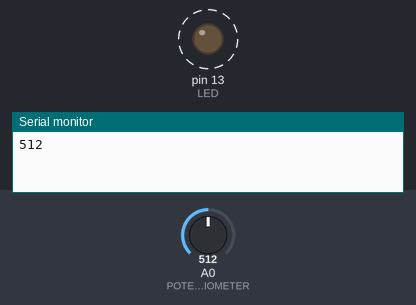
The sketch below on a simulated Arduino Uno, built with avr-gcc and run on an emulated ATmega328P. Shown: output pins drawn as LEDs (lit = HIGH), the last lines printed to the serial monitor. Dashed ring = blinking. The test bench sets the inputs (shaded band); at power-on: A0 (POTENTIOMETER) = 512.

Above: at 1.8 s.
1.9 s: A0 (POTENTIOMETER) set to 306
At 2.2 s:
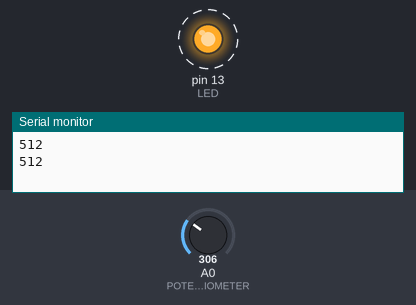
5.4 s: A0 (POTENTIOMETER) set to 122
At 5.56 s:
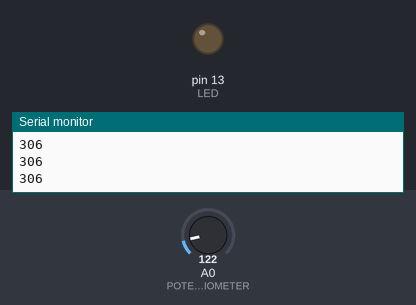
Timing chart, 0 to 14.9 s (numbered marks = the images above; inputs shaded):
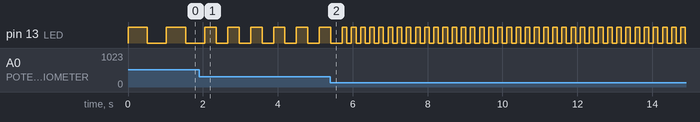

The sketch:

modulo04.ino
```cpp
const int POTENTIOMETER = 0; // Entrada analógica no pino 0
const int LED = 13; // Saída digital no pino 13
int resistance = 0;

void setup () {
  pinMode(LED, OUTPUT);
  Serial.begin(9600);
}

void loop () {
  resistance = analogRead(POTENTIOMETER);
  digitalWrite(LED, HIGH);
  delay(resistance);
  digitalWrite(LED, LOW);
  delay(resistance);

  Serial.println(resistance);
}
```

Measured:
- after the input at 1.9 s, pin 13 (LED): alternates HIGH for 0.31 s and LOW for 0.31 s, starting after 0.46 s
- by itself, pin 13 (LED): alternates HIGH for 0.51 s and LOW for 0.51 s
